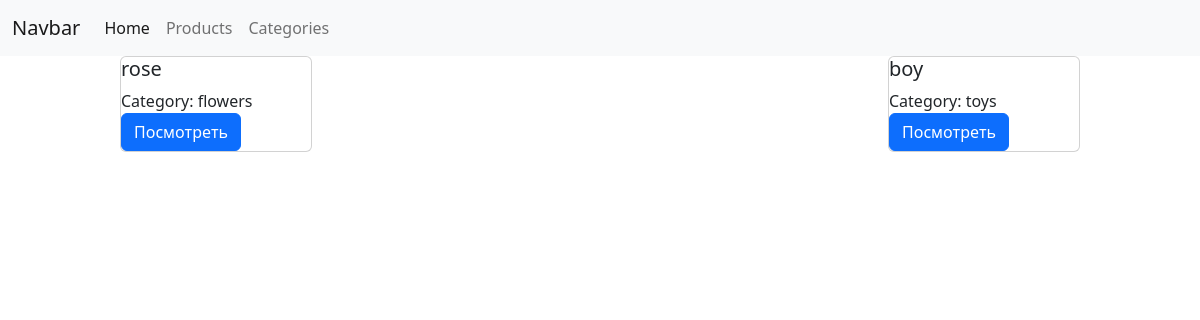
Before: /products/ with the older database file.
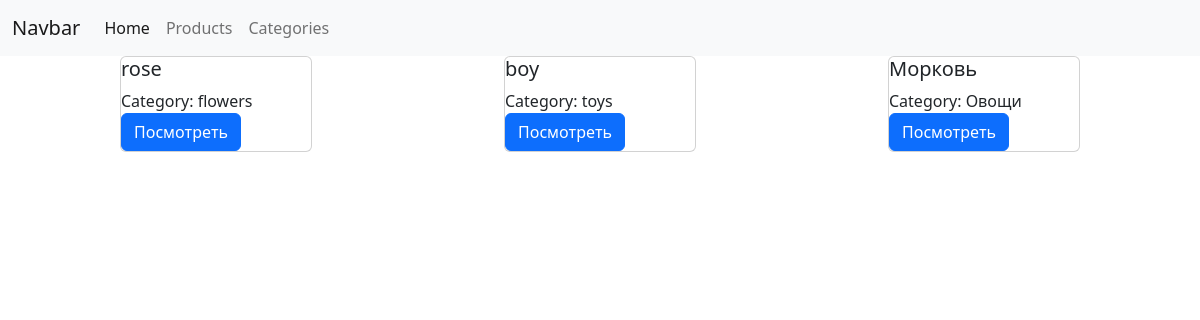
After: the same page with the newer database file.
### products/models.py (models this page shows, shortened)
class Category(models.Model):
    title = models.CharField(max_length=100)
    icon = models.ImageField(null=True)
    def __str__(self):
        return self.title

class Product(models.Model):
    author = models.ForeignKey(User, on_delete=models.CASCADE, null=True)
    image = models.ImageField()
    title = models.CharField(max_length=255)
    description = models.TextField()
    category = models.ForeignKey(Category, on_delete=models.CASCADE)
    price = models.IntegerField(default=0)

### products/views.py (the view)
# urls.py: path('products/', products_view),
def products_view(request):
    if request.method == "GET":
        category_id = request.GET.get('category_id')
        if category_id:
            products = Product.objects.filter(category__in=[category_id])
        else:
            products = Product.objects.all()
        products = [{
            "id": product.id,
            "title": product.title,
            "image": product.image,
            "description": product.description,
            "price": product.price,
            "category": product.category
        } for product in products]
        data = {
            'products':products
        }
        return render(request, "products/products.html", context=data)

### templates/products/products.html (shortened to what this page needs)
{% extends 'layouts/main.html' %}
{% block content %}
    <div class="products">
        {% for product in products %}
            <div class="card" style="width: 20%;">
                <div class="card_body">
                    <h5>{{ product.title }}</h5>
                    <div>Category: {{ product.category }}</div>
                    <a href="/products/{{ product.id }}" class="btn btn-primary">Посмотреть</a>
                </div>
            </div>
        {% endfor %}
    </div>
{% endblock %}

### templates/layouts/main.html (shortened to what this page needs)
<!doctype html>
<html lang="en">
<head>
    <link rel="stylesheet" href="https://cdn.jsdelivr.net/npm/bootstrap@5.2.2/dist/css/bootstrap.min.css"
>
</head>
<body>
<div class="header">
    <nav class="navbar navbar-expand-lg navbar-light bg-light">
        <div class="container-fluid">
            <a class="navbar-brand" href="#">Navbar</a>
            <div class="collapse navbar-collapse" id="navbarNavAltMarkup">
                <div class="navbar-nav">
                    <a class="nav-link active" aria-current="page" href="/">Home</a>
                    <a class="nav-link" href="/products">Products</a>
                    <a class="nav-link" href="/category">Categories</a>
                </div>
            </div>
        </div>
    </nav>
</div>
{% block content %}
{% endblock %}
</body>
</html>

### templates/products/products.html (style rules this page uses)
.products { display: flex; justify-content: space-between; margin-left: 10%; width: 80%; flex-wrap: wrap; }

Changed rows visible on the page:
added Category: title "Морковь", category "Овощи"
